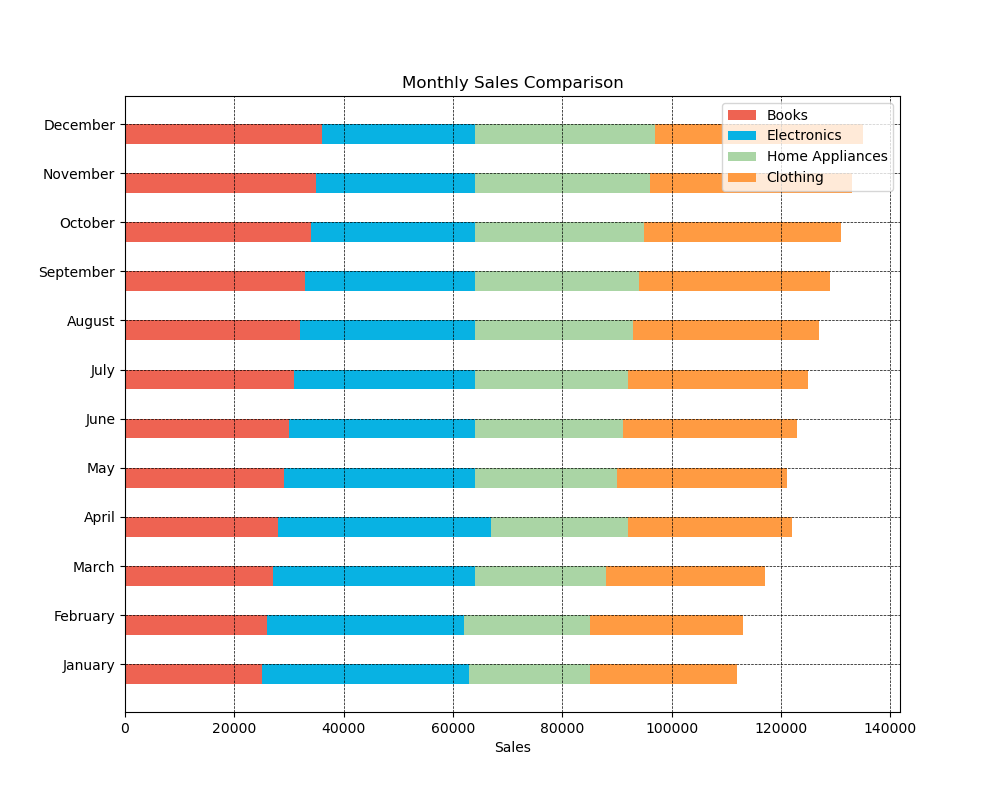

The Python source for this figure:

import matplotlib.pyplot as plt

# Data for plotting
months = ['January', 'February', 'March', 'April', 'May', 'June',
          'July', 'August', 'September', 'October', 'November', 'December']
books = [25000, 26000, 27000, 28000, 29000, 30000, 31000, 32000, 33000, 34000, 35000, 36000]
electronics = [38000, 36000, 37000, 39000, 35000, 34000, 33000, 32000, 31000, 30000, 29000, 28000]
home_appliances = [22000, 23000, 24000, 25000, 26000, 27000, 28000, 29000, 30000, 31000, 32000, 33000]
clothing = [27000, 28000, 29000, 30000, 31000, 32000, 33000, 34000, 35000, 36000, 37000, 38000]

fig, ax = plt.subplots(figsize=(10, 8)) # change width and height of the chart

bar_width = 0.4 # change width of bars

# Plotting data (change direction of chart to horizontal)
p1 = ax.barh(months, books, bar_width, color='#EE6352', label='Books')
p2 = ax.barh(months, electronics, bar_width, left=books, color='#08B2E3', label='Electronics')
p3 = ax.barh(months, home_appliances, bar_width, left=[i+j for i,j in zip(books, electronics)], color='#AAD5A5', label='Home Appliances')
p4 = ax.barh(months, clothing, bar_width, left=[i+j+k for i,j,k in zip(books, electronics, home_appliances)], color='#FF9B42', label='Clothing')

ax.set_xlabel('Sales')
ax.set_title('Monthly Sales Comparison')
ax.set_yticks([i + bar_width / 2 for i in range(len(months))])  # Modify tick position due to horizontal
ax.set_yticklabels(months)
ax.legend()

# Customize the grid
plt.grid(which='major', linestyle='--', linewidth='0.5', color='black')
plt.show()
